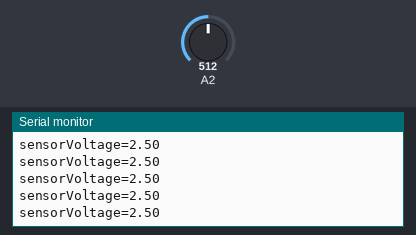
This sketch was run on a simulated Arduino Uno, built with avr-gcc and run on an emulated ATmega328P. On the bench: the last lines printed to the serial monitor. The inputs (shaded band) are chosen by the test bench; at power-on: A2 = 512.

Above: at 1.2 s.
1.3 s: A2 set to 716
At 1.42 s:
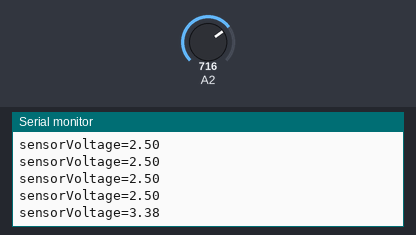
2.8 s: A2 set to 900
At 2.84 s:
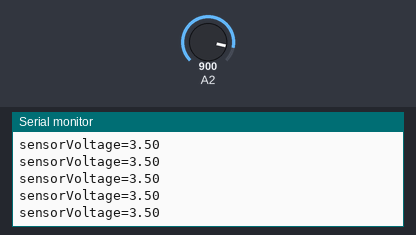
Timing chart, 0 to 5.8 s (numbered marks = the images above; inputs shaded):
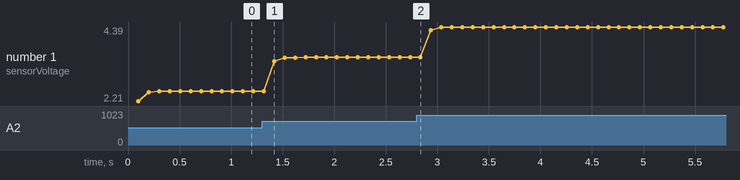

Measured:
- after the input at 1.3 s, the serial monitor: prints a new line after 0.12 s (image 1)
- plotted number 1: 2.5 → 3.5 after the input at 1.3 s, 3.5 → 4.39 after the input at 2.8 s

The sketch:

_4.ino
```cpp
void setup()
{
 Serial.begin(9600);
}
float sensorValue ;
float sensorVoltage;
float R1=0,R2=1083000,Vin=5;
int i;
void loop()
{
  for (i=0;i<=5;i++)
    {
    sensorValue = 0.7* sensorValue + 0.3* analogRead(A2);
    }
    sensorVoltage = sensorValue * 5 / 1024 ;// sensorVoltage= Vin * R1 / (R1+R2)

    delay(100);
    Serial.print("sensorVoltage=");
    Serial.print(sensorVoltage);
    Serial.print("\n");

}
```
